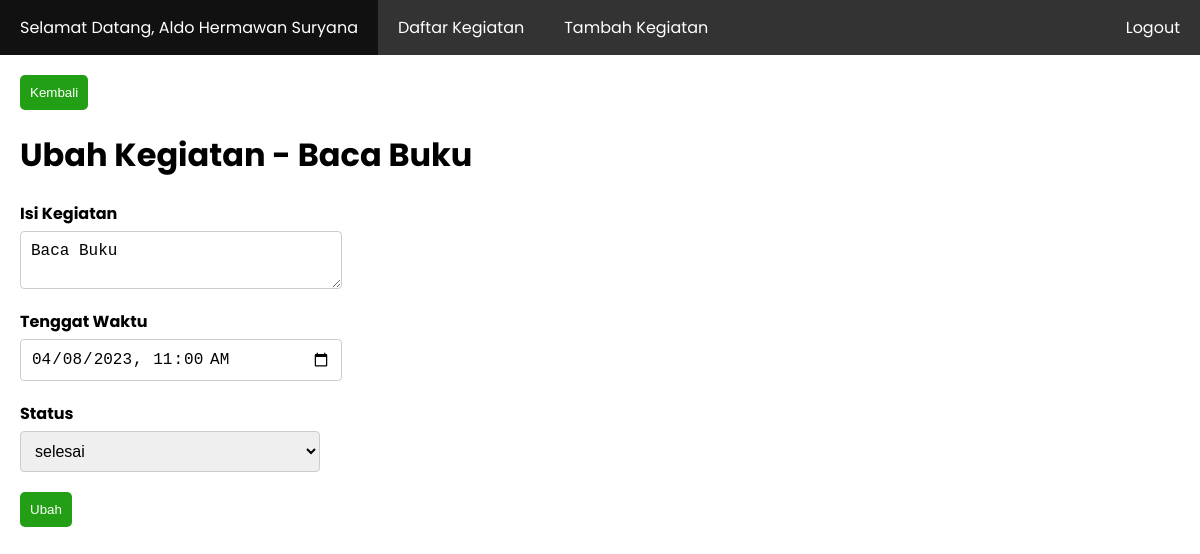
Screenshot of /ubah_kegiatan.php?id_kegiatan=13 (signed in) with the database file from the repository.
### tables this page shows
CREATE TABLE `user` (
  `id_user` int(11) NOT NULL,
  `username` varchar(15) NOT NULL,
  `password` varchar(266) NOT NULL,
  `nama_lengkap` varchar(50) NOT NULL
);

CREATE TABLE `kegiatan` (
  `id_kegiatan` int(11) NOT NULL,
  `id_user` int(11) NOT NULL,
  `isi_kegiatan` text NOT NULL,
  `tenggat_waktu` datetime NOT NULL,
  `status` enum('belum','proses','selesai') NOT NULL
);

### ubah_kegiatan.php (the view, shortened to what this page needs)
<?php
require_once 'koneksi.php';
$id_user = $_SESSION['id_user'];
$data_user = mysqli_fetch_assoc(mysqli_query($koneksi, "SELECT * FROM user WHERE id_user = '$id_user'"));
$id_kegiatan = $_GET['id_kegiatan'];
$data = mysqli_fetch_assoc(mysqli_query($koneksi, "SELECT * FROM kegiatan WHERE id_kegiatan = '$id_kegiatan' AND id_user = '$id_user'"));
?>
<!DOCTYPE html>
<html lang="en">
<head>
	<link rel="stylesheet" href="style.css">
</head>
<body>
	<nav>
	  <ul>
	    <li><a href="profile.php">Selamat Datang, <?= $data_user['nama_lengkap']; ?></a></li>
	    <li><a href="index.php">Daftar Kegiatan</a></li>
	    <li><a href="tambah_kegiatan.php">Tambah Kegiatan</a></li>
	    <li class="right"><a href="logout.php">Logout</a></li>
	  </ul>
	</nav>
	<div class="container">
		<button type="button" onclick="return window.history.back()" class="button">Kembali</button>
		<h1>Ubah Kegiatan - <?= $data['isi_kegiatan']; ?></h1>
		<form method="post">
			<div class="form-group">
				<label for="isi_kegiatan" class="form-label">Isi Kegiatan</label>
				<textarea name="isi_kegiatan" id="isi_kegiatan" required class="form-input"><?= strip_tags($data['isi_kegiatan']); ?></textarea>
			</div>
			<div class="form-group">
				<label for="tenggat_waktu" class="form-label">Tenggat Waktu</label>
				<input type="datetime-local" name="tenggat_waktu" id="tenggat_waktu" class="form-input" required value="<?= $data['tenggat_waktu']; ?>">
			</div>
			<div class="form-group">
				<label for="status" class="form-label">Status</label>
				<select name="status" id="status" class="form-input">
					<option value="<?= $data['status']; ?>"><?= $data['status']; ?></option>
				</select>
			</div>
			<div class="form-group">
				<button type="submit" name="btnUbah" class="button">Ubah</button>
			</div>
		</form>
	</div>
</body>
</html>

### style.css (style rules this page uses)
body { font-family: 'Poppins', sans-serif; padding: 0; margin: 0; }
.button { background-color: #229F14; border: 0px; border-radius: 5px; padding: 10px; color: white; text-decoration: none; }
nav { background-color: #333; overflow: hidden; }
nav ul { margin: 0; padding: 0; list-style: none; }
nav li { float: left; }
nav li a { display: block; color: white; text-align: center; padding: 15px 20px; text-decoration: none; }
nav li.right { float: right; }
.container { max-width: 1200px; margin: 0 auto; padding: 20px; }
.form-group { margin-bottom: 20px; }
.form-label { display: block; margin-bottom: 5px; font-weight: bold; }
.form-input { display: block; width: 300px; padding: 10px; border: 1px solid #ccc; border-radius: 4px; font-size: 16px; }

### rows the page displays
user: nama_lengkap "Aldo Hermawan Suryana"
kegiatan: isi_kegiatan "Baca Buku", tenggat_waktu "04/08/2023 11:00", status "selesai"
